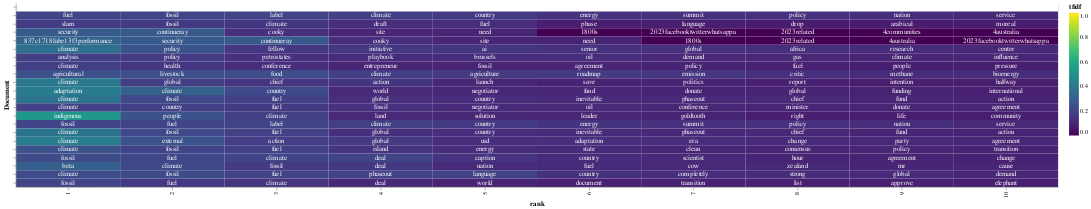

Notebook code cell kept with this figure:
### Markdown cell above
We can now visually see a heatmap of the top 10 words with the highest TF-IDF scores of the corpus of articles.

### Code cell
import altair as alt
import numpy as np
import re
term_list = ['financing', 'finance']

# code to filter out exlcuded words, numeric terms, specific language names and non-English characters was provided by ChatGPT

# List of words to be excluded
exclude_list = ['grist', 'follow', 'year', 'concretezero', 'long', 'think', 'read', 'human', 'absolute', 'like', 'ep100', 'end', 'ev100', 'amaze', 'reach', 'ein', 'absolute', 'absolutely', 'include', 'normal', 'area', 'able', '28th', 'wmo', 'eu', 'uk', 'iipfcc', 'abstract', 'abandon', 'absence', 'really', 'na' 'hindi', 'español', 'english', 'français', 'kiswahili', 'português', 'urdu', 'closecurlyquote', 'fao', 'salazar', 'gon', 'december', 'hakeem', 'away', 'biden', 'incapsula', 'leclercq', 'stiell', 'recent', 'say', 'cop28', 'feel', 'cop', 'day', 'politico', 'text', 'saudi', 'arabia', 'avoid', 'confidential', 'live', 'comment', 'edition', 'score', 'news', 'point', 'story', 'id', 'page', 'under2', '404', '1102909', 'guterres', 'dubai', 'carmen', 'reed', 'way', 'address', 'icn', 'jazeera', 'connection', 'toolsfacebooktwittershareview', '837c1712ad7c104cperformance',
'837c1718ad7c13f3cperformance', 'postcopy', 'hr', 'brookings', 'optionsshare', 'secureproceeding', 'na', 'linkread', 'javascript', 'cloudflare', 'countinueray', 'review', 'enable', 'moment', 'link', 'bob', 'wednesday', 'al', 'canoe', 'share', 'ad', 'advertisement', 'search', 'berwyn', 'hindi', 'bbc']

# Exclude unwanted terms from the original DataFrame
filtered_df = tfidf_df[~tfidf_df['term'].isin(exclude_list)]
,
# Exclude terms that are numeric or specific language names
filtered_df = filtered_df[~filtered_df['term'].str.match(r'^\d+$')]  # Exclude numeric terms
filtered_df = filtered_df[~filtered_df['term'].str.match(r'^(english|spanish|french)$', case=False)]  # Exclude specific language names
filtered_df = filtered_df[filtered_df['term'].str.match(r'^[a-zA-Z0-9_]*$')] # Exclude non-English characters


# Sort and group by document, then take the top 20 terms based on tf-idf score
top_tfidf = filtered_df.sort_values(by=['document', 'tfidf'], ascending=[True, False]).groupby(['document']).head(10)

# Adding randomness to break ties in term ranking
top_tfidf_plusRand = top_tfidf.copy()
top_tfidf_plusRand['tfidf'] = top_tfidf_plusRand['tfidf'] + np.random.rand(top_tfidf.shape[0]) * 0.0001

# Base for all visualizations, with rank calculation
base = alt.Chart(top_tfidf_plusRand).encode(
    x='rank:O',
    y=alt.Y('document:N', title='Document', axis=alt.Axis(labels=False)),  # Hide the axis labels
).transform_window(
    rank="rank()",
    sort=[alt.SortField("tfidf", order="descending")],
    groupby=["document"],
)

# Heatmap specification
heatmap = base.mark_rect().encode(
    color=alt.Color('tfidf:Q', scale=alt.Scale(scheme='viridis', domain=[0, 1]))  # Adjust the color scale
)

# Red circle over terms in the above list
circle = base.mark_circle(size=100, opacity=0.7).encode(
    color=alt.condition(
        alt.FieldOneOfPredicate(field='term', oneOf=term_list),
        alt.value('#FF0000FF'),  # Increase opacity for better visibility
        alt.value('#FFFFFF00')
    )
)

# Text labels, always white
text = base.mark_text(baseline='middle').encode(
    text='term:N',
    color=alt.value('white')  # Always set to white
)

# Display the three superimposed visualizations
(heatmap + circle + text).properties(width=1700, height=300)

### Figure 1 — Vega-Lite specification as saved in the notebook (floating-point values rounded to 4 significant figures; data arrays with more than 128 entries replaced by an {"elided": "..."} marker saying what was removed)
{"config": {"view": {"continuousWidth": 400, "continuousHeight": 300}}, "layer": [{"mark": "rect", "encoding": {"color": {"field": "tfidf", "scale": {"domain": [0, 1], "scheme": "viridis"}, "type": "quantitative"}, "x": {"field": "rank", "type": "ordinal"}, "y": {"axis": {"labels": false}, "field": "document", "title": "Document", "type": "nominal"}}, "transform": [{"window": [{"op": "rank", "field": "", "as": "rank"}], "groupby": ["document"], "sort": [{"field": "tfidf", "order": "descending"}]}]}, {"mark": {"type": "circle", "opacity": 0.7, "size": 100}, "encoding": {"color": {"condition": {"value": "#FF0000FF", "test": {"field": "term", "oneOf": ["financing", "finance"]}}, "value": "#FFFFFF00"}, "x": {"field": "rank", "type": "ordinal"}, "y": {"axis": {"labels": false}, "field": "document", "title": "Document", "type": "nominal"}}, "transform": [{"window": [{"op": "rank", "field": "", "as": "rank"}], "groupby": ["document"], "sort": [{"field": "tfidf", "order": "descending"}]}]}, {"mark": {"type": "text", "baseline": "middle"}, "encoding": {"color": {"value": "white"}, "text": {"field": "term", "type": "nominal"}, "x": {"field": "rank", "type": "ordinal"}, "y": {"axis": {"labels": false}, "field": "document", "title": "Document", "type": "nominal"}}, "transform": [{"window": [{"op": "rank", "field": "", "as": "rank"}], "groupby": ["document"], "sort": [{"field": "tfidf", "order": "descending"}]}]}], "data": {"name": "data-fba930418ba7d046908b1f1f9a6c1adb"}, "height": 300, "width": 1700, "$schema": "https://vega.github.io/schema/vega-lite/v4.17.0.json", "datasets": {"data-fba930418ba7d046908b1f1f9a6c1adb": {"elided": "220 records"}}}
